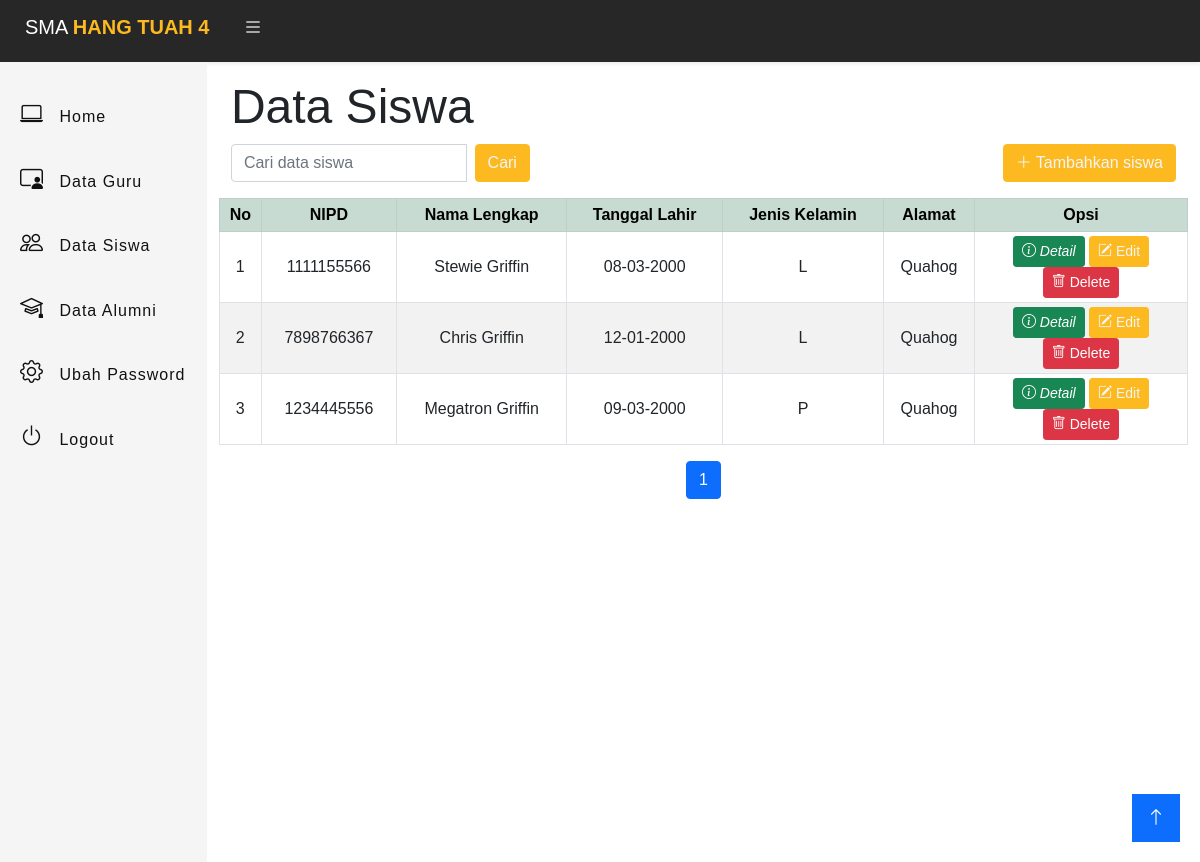
Page /admin.php?p=data-siswa (signed in) on the earlier database version.
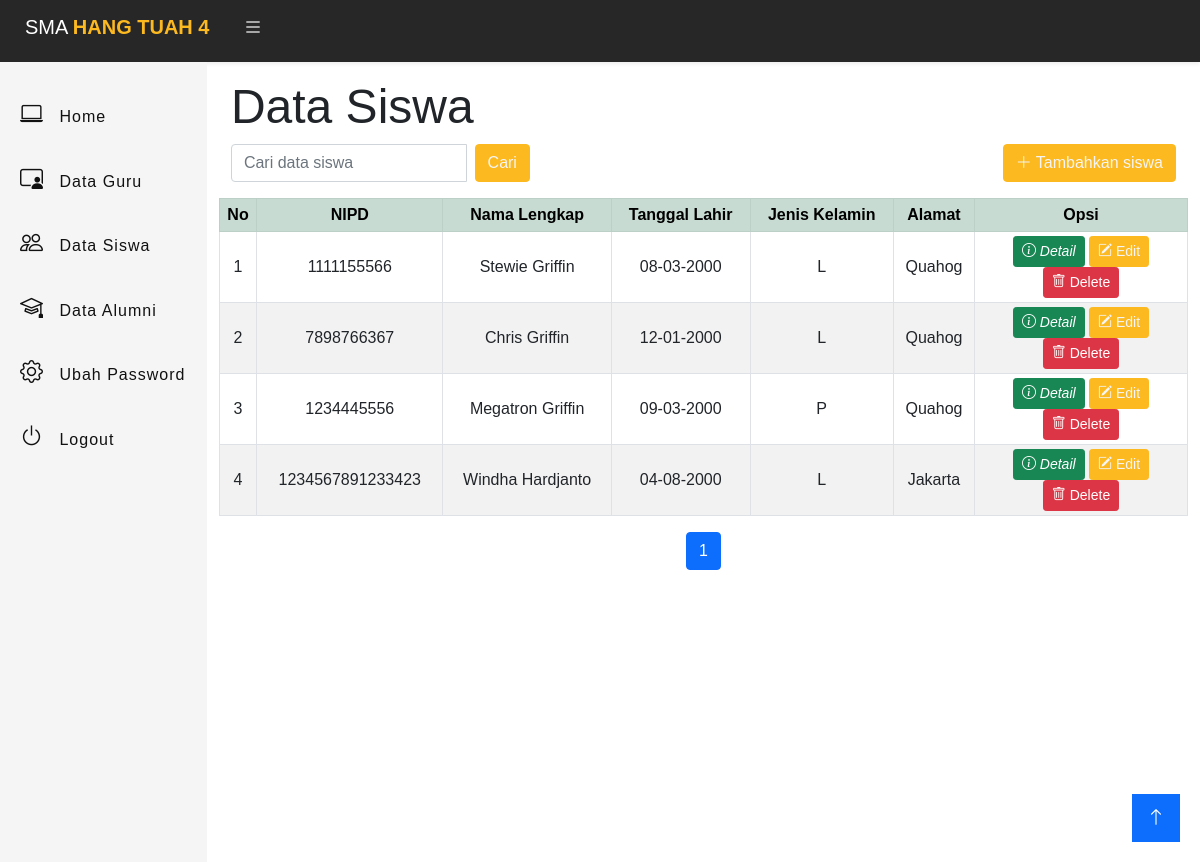
Same page on the later database version.
### tables this page shows
CREATE TABLE `siswa` (
  `id_siswa` int(11) NOT NULL,
  `nipd` varchar(75) NOT NULL,
  `nama_lengkap` varchar(100) NOT NULL,
  `tempat_lahir` varchar(75) NOT NULL,
  `tgl_lahir` date NOT NULL,
  `jenis_kelamin` varchar(1) NOT NULL,
  `alamat` varchar(255) NOT NULL,
  `nama_ayah` varchar(100) NOT NULL,
  `nama_ibu` varchar(100) NOT NULL,
  `notelp` varchar(25) DEFAULT NULL,
  `tahun_lulus` year(4) DEFAULT NULL
);

### database.php (called while the page is built, shortened)
<?php
class database
{
	var $host = "localhost";
	var $uname = "root";
	var $pass = "";
	var $db = "tmp_sekolah";
	var $port = "3307";
	var $conn;
	function __construct()
	{
		$this->conn = mysqli_connect($this->host, $this->uname, $this->pass, $this->db, $this->port);
	}
	function select_data($select)
	{
		$data = mysqli_query($this->conn, $select);
		while ($d = mysqli_fetch_array($data)) {
			$hasil[] = $d;
		}
		if (empty($hasil)) {
			$hasil = isset($_POST['hasil']) ? $_POST['hasil'] : '';
			$hasil = !empty($_POST['hasil']) ? $_POST['hasil'] : '';
		}
		else {
			return $hasil;
		}
	}
}
?>

### siswa/tampil.php (the view, shortened to what this page needs)
<?php
include 'database.php';
$db = new database();
$cek = $db->select_data("SELECT * FROM siswa where tahun_lulus = '0000'");
if (empty($cek)) {
    $disabled = "disabled";
}
else {
    $disabled = '';
}
?>
<div class="container-fluid ps-4 pt-3 pe-4 align-top">
    <div class="row">
        <h3 class="display-5">Data Siswa</h3>
    </div>
    <div class="row mb-3 justify-space-between">
        <div class="col-4">
            <form action="" method="post">
                <div class="input-group">
                    <input type="text" class="form-control" placeholder="Cari data siswa" name="keyword">
                    <div class="input-group-append ms-2">
                        <button class="btn btn-primary" type="submit" name="cari" <?= $disabled?>>Cari</button>
                    </div>
                </div>
            </form>
        </div>
        <div class="col-4"></div>
        <div class="col-4 text-end">
            <?php include "siswa/modal_addsiswa.php"; ?>
        </div>
    </div>
    <div class="row">
        <table class="table table-sm text-center table-striped table-bordered align-middle">
            <tr class="table-success">
                <th>No</th>
                <th>NIPD</th>
                <th>Nama Lengkap</th>
                <th>Tanggal Lahir</th>
                <th>Jenis Kelamin</th>
                <th>Alamat</th>
                <th>Opsi</th>
            </tr>
            <?php
    $result = $db->select_data("select * from siswa where tahun_lulus = '0000'");
    $limit = 10;
    $jumlah_data = count($result);
    $jumlah_halaman = ceil($jumlah_data / $limit);
    $halaman_aktif = (isset($_GET['halaman'])) ? $_GET['halaman'] : 1;
    $awal = ($halaman_aktif - 1) * $limit;
    $num = 1;
    $nourut = $num + $awal;
    if (!empty($result)) {
        $result = $db->select_data("select * from siswa where tahun_lulus = '0000' limit $awal, $limit");
    } else {
        $result = [];
        echo "<tr><td colspan='8' class='text-center'>Data masih kosong</td></tr>";
    }
    foreach($result as $x):
	?>
            <tr>
                <td><?php echo $nourut++; ?></td>
                <td><?php echo $x['nipd']; ?></td>
                <td><?php echo $x['nama_lengkap']; ?></td>
                <td><?php echo date('d-m-Y', strtotime($x['tgl_lahir'])); ?></td>
                <td><?php echo $x['jenis_kelamin']; ?></td>
                <td><?php echo $x['alamat']; ?></td>
                <td width="22%" class="content-space-between">
                    <?php include "siswa/modal_detailsiswa.php"; ?>
                    <a class="btn btn-sm btn-warning"
                        href="?p=data-siswa-edit&id=<?php echo $x['id_siswa']; ?>&aksi=edit"><i
                            class="bi bi-pencil-square"></i> Edit</a>
                    <a class="btn btn-sm btn-danger" href="siswa/proses.php?id=<?php echo $x['id_siswa']; ?>&aksi=hapus"
                        onclick="return confirm('Yakin ingin menghapus data?')"><i class="bi bi-trash"></i>
                        Delete</a>
                </td>
            </tr>
            <?php
            endforeach;
            ?>
        </table>
    </div>
    <div class="row">
        <div class="col-12">
            <nav aria-label="Page navigation">
                <ul class="pagination justify-content-center">
                    <?php for ($i = 1; $i <= $jumlah_halaman; $i++) : ?>
                    <li class="page-item <?php if ($halaman_aktif == $i) { echo "active"; } ?>">
                        <a class="page-link" href="?p=data-siswa&halaman=<?php echo $i; ?>"><?php echo $i; ?></a>
                    </li>
                    <?php endfor; ?>
                </ul>
            </nav>
        </div>
    </div>
    <button class="scrollToTopBtn bg-primary"><i class="bi bi-arrow-up"></i></button>
    <footer></footer>
</div>

### siswa/modal_detailsiswa.php (shortened to what this page needs)
<button type="button" class="btn btn-sm btn-success" data-bs-toggle="modal" data-bs-target="#detail"
    data-idsiswa="<?=$x['id_siswa']?>"><i class="bi bi-info-circle" aria-hidden="true">
        Detail</i>
</button>

Differences in the rows shown:
added siswa: nipd "1234567891233423", nama_lengkap "Windha Hardjanto", tgl_lahir "04-08-2000", jenis_kelamin "L", alamat "Jakarta"
